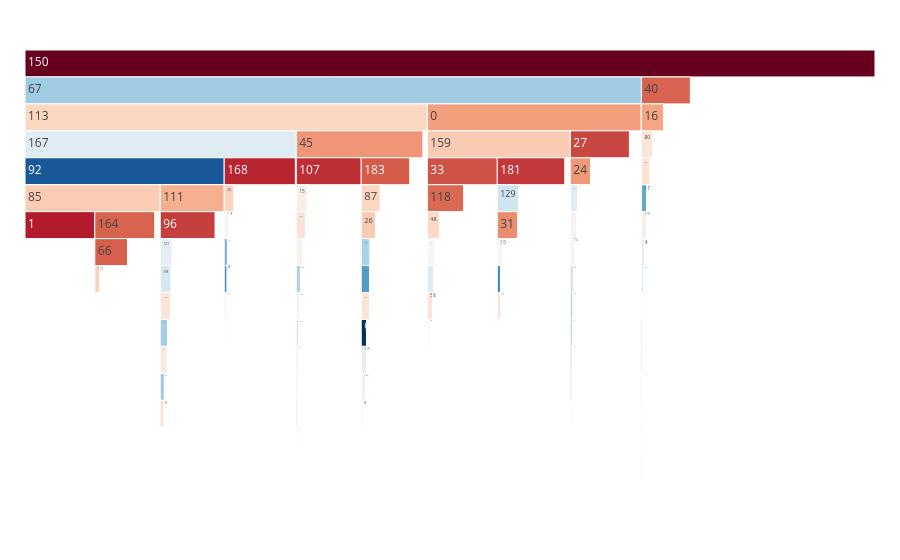

This figure's notebook cell:
### Code cell
fig = make_icicle(path_templ(120))
fig.show()

### Figure 1 — Plotly figure (JSON) as saved in the notebook; plotly's stock layout.template omitted (floating-point values rounded to 4 significant figures; data arrays with more than 128 entries replaced by an {"elided": "..."} marker saying what was removed)
{"data": [{"labels": {"elided": "186 str values"}, "marker": {"cmid": null, "colors": {"elided": "186 float values"}, "colorscale": [[0, "rgb(5,48,97)"], [0.1, "rgb(33,102,172)"], [0.2, "rgb(67,147,195)"], [0.3, "rgb(146,197,222)"], [0.4, "rgb(209,229,240)"], [0.5, "rgb(247,247,247)"], [0.6, "rgb(253,219,199)"], [0.7, "rgb(244,165,130)"], [0.8, "rgb(214,96,77)"], [0.9, "rgb(178,24,43)"], [1, "rgb(103,0,31)"]]}, "parents": {"elided": "186 str values"}, "root": {"color": "lightgrey"}, "tiling": {"orientation": "v"}, "type": "icicle", "values": {"elided": "186 int values"}}], "layout": {"margin": {"b": 25, "l": 25, "r": 25, "t": 50}}}
